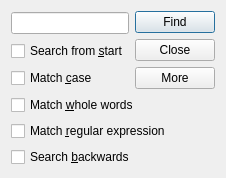
<?xml version="1.0" encoding="UTF-8"?>
<ui version="4.0">
 <class>FindDialog</class>
 <widget class="QDialog" name="FindDialog">
  <property name="geometry">
   <rect>
    <x>0</x>
    <y>0</y>
    <width>400</width>
    <height>197</height>
   </rect>
  </property>
  <property name="windowTitle">
   <string>Find</string>
  </property>
  <layout class="QGridLayout" name="gridLayout" rowstretch="0,0,1,0">
   <property name="sizeConstraint">
    <enum>QLayout::SetFixedSize</enum>
   </property>
   <item row="0" column="0" rowspan="3">
    <layout class="QVBoxLayout" name="verticalLayout">
     <item>
      <widget class="QLineEdit" name="lineEdit"/>
     </item>
     <item>
      <widget class="QCheckBox" name="fromStartCheckBox">
       <property name="text">
        <string>Search from &amp;start</string>
       </property>
      </widget>
     </item>
     <item>
      <widget class="QCheckBox" name="caseCheckBox">
       <property name="text">
        <string>Match &amp;case</string>
       </property>
      </widget>
     </item>
    </layout>
   </item>
   <item row="0" column="1">
    <widget class="QPushButton" name="findButton">
     <property name="text">
      <string>Find</string>
     </property>
    </widget>
   </item>
   <item row="1" column="1">
    <widget class="QPushButton" name="closeButton">
     <property name="text">
      <string>Close</string>
     </property>
    </widget>
   </item>
   <item row="2" column="1">
    <widget class="QPushButton" name="moreButton">
     <property name="enabled">
      <bool>true</bool>
     </property>
     <property name="text">
      <string>More</string>
     </property>
     <property name="checkable">
      <bool>true</bool>
     </property>
    </widget>
   </item>
   <item row="3" column="0" colspan="2">
    <widget class="QWidget" name="extensionWidget" native="true">
     <layout class="QVBoxLayout" name="verticalLayout_2">
      <property name="leftMargin">
       <number>0</number>
      </property>
      <property name="topMargin">
       <number>0</number>
      </property>
      <property name="rightMargin">
       <number>0</number>
      </property>
      <property name="bottomMargin">
       <number>0</number>
      </property>
      <item>
       <widget class="QCheckBox" name="wholeCheckBox">
        <property name="text">
         <string>Match &amp;whole words</string>
        </property>
       </widget>
      </item>
      <item>
       <widget class="QCheckBox" name="regexCheckBox">
        <property name="text">
         <string>Match &amp;regular expression</string>
        </property>
       </widget>
      </item>
      <item>
       <widget class="QCheckBox" name="backwardsCheckBox">
        <property name="text">
         <string>Search &amp;backwards</string>
        </property>
       </widget>
      </item>
     </layout>
    </widget>
   </item>
  </layout>
 </widget>
 <resources/>
 <connections>
  <connection>
   <sender>moreButton</sender>
   <signal>toggled(bool)</signal>
   <receiver>extensionWidget</receiver>
   <slot>setVisible(bool)</slot>
   <hints>
    <hint type="sourcelabel">
     <x>358</x>
     <y>94</y>
    </hint>
    <hint type="destinationlabel">
     <x>199</x>
     <y>144</y>
    </hint>
   </hints>
  </connection>
  <connection>
   <sender>closeButton</sender>
   <signal>clicked()</signal>
   <receiver>FindDialog</receiver>
   <slot>close()</slot>
   <hints>
    <hint type="sourcelabel">
     <x>350</x>
     <y>52</y>
    </hint>
    <hint type="destinationlabel">
     <x>199</x>
     <y>98</y>
    </hint>
   </hints>
  </connection>
  <connection>
   <sender>findButton</sender>
   <signal>clicked()</signal>
   <receiver>FindDialog</receiver>
   <slot>findClicked()</slot>
   <hints>
    <hint type="sourcelabel">
     <x>385</x>
     <y>24</y>
    </hint>
    <hint type="destinationlabel">
     <x>406</x>
     <y>64</y>
    </hint>
   </hints>
  </connection>
 </connections>
 <slots>
  <slot>findClicked()</slot>
 </slots>
</ui>
